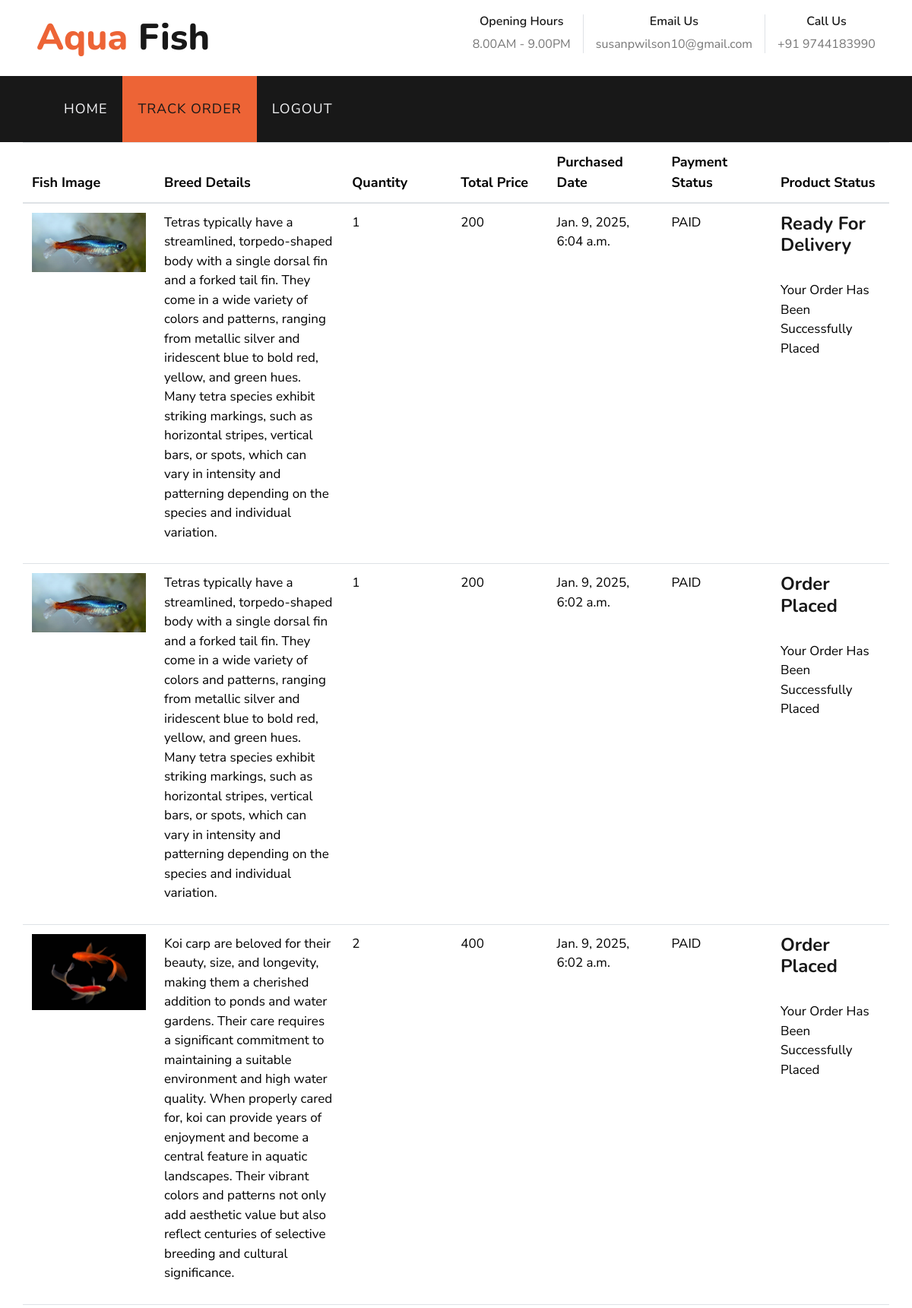
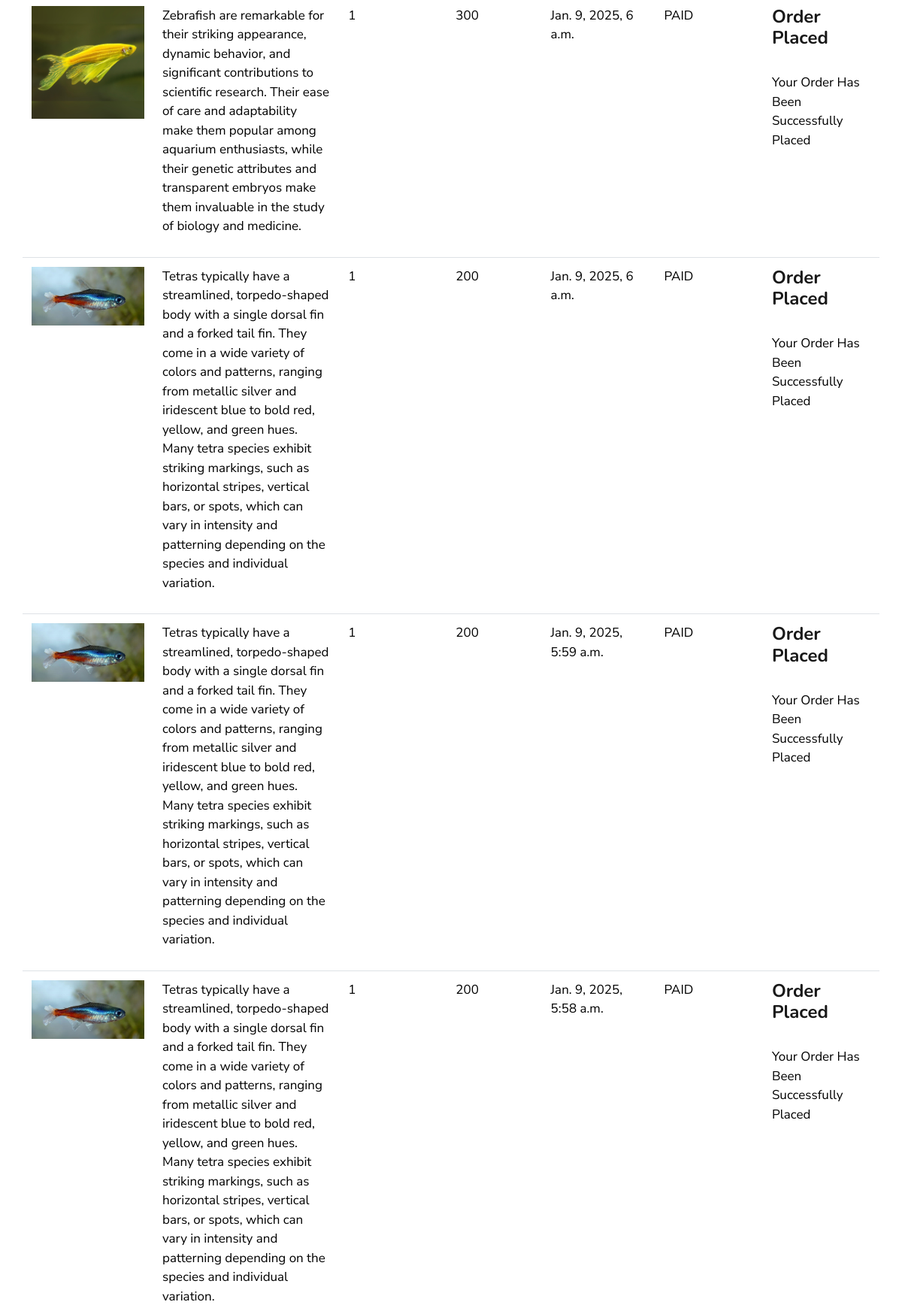
Page /user_recent_orders (signed in, upper part) on the committed database (2 pictures, top to bottom).
### myapps/models.py (models this page shows)
class deliverydetails(models.Model):
    userdetails=models.ForeignKey(register,on_delete=models.CASCADE)
    productdetails=models.ForeignKey(fish,on_delete=models.CASCADE)
    fullname=models.CharField(max_length=20)
    state=models.CharField(max_length=20)
    address=models.CharField(max_length=20)
    pincode=models.IntegerField()
    city=models.CharField(max_length=20)
    quantity = models.IntegerField(default=1)
    total_price= models.IntegerField()
    payment_status = models.CharField(max_length=20, null=True,default='PAID')
    purchase_date = models.DateTimeField(auto_now=True, null=True)
    product_status = models.CharField(max_length=50, null=True, default='Order Placed')
    instruction = models.CharField(max_length=50, null=True, default='Your Order Has Been Successfully Placed')

class fish(models.Model):
    fishname=models.CharField(max_length=20)
    fprice=models.IntegerField()
    fstock=models.IntegerField(default=1)
    fimage=models.FileField()
    description=models.CharField(max_length=100)
    category=models.CharField(max_length=20)

### myapps/views.py (the view)
# urls.py: path('user_recent_orders', views.userrecentorders, name='user_recent_orders'),
def userrecentorders(re):
    if 'user' in re.session:
        user = register.objects.get(username=re.session['user'])
        order = deliverydetails.objects.filter(userdetails=user,payment_status ='PAID').order_by('-purchase_date')
        print(order)
        return render(re, 'recentorder.html',{'data':order})
    return redirect(login)

### template/recentorder.html (shortened to what this page needs)
<!DOCTYPE html>
<html lang="en">
<head>
    {% load static %}
    <link href="https://cdn.jsdelivr.net/npm/bootstrap-icons/font/bootstrap-icons.css" rel="stylesheet">
    <link href="https://cdn.jsdelivr.net/npm/bootstrap@5.3.2/dist/css/bootstrap.min.css" rel="stylesheet">
    <link href="https://cdnjs.cloudflare.com/ajax/libs/font-awesome/5.10.0/css/all.min.css" rel="stylesheet">
    <link href="{% static 'lib/flaticon/font/flaticon.css' %}" rel="stylesheet">
    <link href="{% static 'lib/owlcarousel/assets/owl.carousel.min.css' %}" rel="stylesheet">
    <link href="{% static 'lib/tempusdominus/css/tempusdominus-bootstrap-4.min.css' %}" rel="stylesheet" />
    <link href="{% static 'css/halo.css' %}" rel="stylesheet">
</head>
<body>
        <div class="row py-3 px-lg-5">
            <div class="col-lg-4">
                <a href="" class="navbar-brand d-none d-lg-block">
                    <h1 class="m-0 display-5 text-capitalize"><span class="text-primary">Aqua </span>Fish</h1>
                </a>
            </div>
            <div class="col-lg-8 text-center text-lg-right">
                <div class="d-inline-flex align-items-center">
                    <div class="d-inline-flex flex-column text-center pr-3 border-right">
                        <h6>Opening Hours</h6>
                        <p class="m-0">8.00AM - 9.00PM</p>
                    </div>
                    <div class="d-inline-flex flex-column text-center px-3 border-right">
                        <h6>Email Us</h6>
                        <p class="m-0">susanpwilson10@gmail.com</p>
                    </div>
                    <div class="d-inline-flex flex-column text-center pl-3">
                        <h6>Call Us</h6>
                        <p class="m-0">+91 9744183990</p>
                    </div>
                </div>
            </div>
        </div>
    <div class="container-fluid p-0">
        <nav class="navbar navbar-expand-lg bg-dark navbar-dark py-3 py-lg-0 px-lg-5">
            <div class="collapse navbar-collapse justify-content-between px-3" id="navbarCollapse">
                <div class="navbar-nav mr-auto py-0">
                    <a href="userhome" class="nav-item nav-link">HOME</a>
                     <a href=""class="nav-item nav-link active ">TRACK ORDER</a>
                     <a href="logout" class="nav-item nav-link">LOGOUT</a>
                </div>
            </div>
        </nav>
    </div>
                                            <div class="section">
                                                <div class="container">
                                                    <div class="row">
                                    {% if data %}
                                                            <table class="table">
                                        <thead style="font-size: 18px;color:red;">
                                        <tr>
                                            <th>Fish Image</th>
                                            <th>Breed Details</th>
                                            <th>Quantity</th>
                                            <th>Total Price</th>
                                            <th>Purchased Date</th>
                                            <th>Payment Status</th>
                                            <th>Product Status</th>
                                        </tr>
                                        </thead>
                                        <tbody>
                                        {% for i in data %}
                                        <tr>
                                            <td><img src="{{i.productdetails.fimage.url}}" style="width:150px;"></td>
                                            <td style="width:400px;"><p style="font-size:17px;">{{i.productdetails.description}}</p></td>
                                            <td style="width:200px;"><p style="font-size:17px;">{{i.quantity}}</p></td>
                                            <td style="width:200px;"><p style="font-size:17px;">{{i.total_price}}</p></td>
                                            <td style="width:200px;"><p style="font-size:17px;">{{i.purchase_date}}</p></td>
                                            <td style="width:200px;"><p style="font-size:17px;">{{i.payment_status}}</p></td>
                                            <td style="width:200px;"><h4>{{i.product_status}}</h4><br><p style="font-size:17px;">{{i.instruction}}</p></td>
                                        </tr>
                                        {% endfor %}
                                        </tbody>
                                    </table>
                                                        {% else %}
                                                        <center>
                                                            <h2>NO ORDERS</h2>
                                                            <p>Please purchase items</p>
                                                        </center>
                                                        {% endif %}
                                                    </div>
                                                </div>
                                            </div>
</body>
</html>

### rows in the picture
deliverydetails: productdetails.fimage (picture), productdetails.description "Tetras typically have a streamlined, torpedo-shaped body with a single dorsal fin and a forked tail fin. They come in a wide variety of colors and patterns, ranging from metallic silver and iridescent blue to bold red, yellow, and green hues. Many tetra species exhibit striking markings, such as horizontal stripes, vertical bars, or spots, which can vary in intensity and patterning depending on the species and individual variation.", quantity "1", total_price "200", purchase_date "Jan. 9, 2025, 6:04 a.m.", payment_status "PAID", product_status "Ready For Delivery", instruction "Your Order Has Been Successfully Placed"
deliverydetails: productdetails.fimage (picture), productdetails.description "Tetras typically have a streamlined, torpedo-shaped body with a single dorsal fin and a forked tail fin. They come in a wide variety of colors and patterns, ranging from metallic silver and iridescent blue to bold red, yellow, and green hues. Many tetra species exhibit striking markings, such as horizontal stripes, vertical bars, or spots, which can vary in intensity and patterning depending on the species and individual variation.", quantity "1", total_price "200", purchase_date "Jan. 9, 2025, 6:02 a.m.", payment_status "PAID", product_status "Order Placed", instruction "Your Order Has Been Successfully Placed"
deliverydetails: productdetails.fimage (picture), productdetails.description "Koi carp are beloved for their beauty, size, and longevity, making them a cherished addition to ponds and water gardens. Their care requires a significant commitment to maintaining a suitable environment and high water quality. When properly cared for, koi can provide years of enjoyment and become a central feature in aquatic landscapes. Their vibrant colors and patterns not only add aesthetic value but also reflect centuries of selective breeding and cultural significance.", quantity "2", total_price "400", purchase_date "Jan. 9, 2025, 6:02 a.m.", payment_status "PAID", product_status "Order Placed", instruction "Your Order Has Been Successfully Placed"
deliverydetails: productdetails.fimage (picture), productdetails.description "Zebrafish are remarkable for their striking appearance, dynamic behavior, and significant contributions to scientific research. Their ease of care and adaptability make them popular among aquarium enthusiasts, while their genetic attributes and transparent embryos make them invaluable in the study of biology and medicine.", quantity "1", total_price "300", purchase_date "Jan. 9, 2025, 6 a.m.", payment_status "PAID", product_status "Order Placed", instruction "Your Order Has Been Successfully Placed"
deliverydetails: productdetails.fimage (picture), productdetails.description "Tetras typically have a streamlined, torpedo-shaped body with a single dorsal fin and a forked tail fin. They come in a wide variety of colors and patterns, ranging from metallic silver and iridescent blue to bold red, yellow, and green hues. Many tetra species exhibit striking markings, such as horizontal stripes, vertical bars, or spots, which can vary in intensity and patterning depending on the species and individual variation.", quantity "1", total_price "200", purchase_date "Jan. 9, 2025, 6 a.m.", payment_status "PAID", product_status "Order Placed", instruction "Your Order Has Been Successfully Placed"
deliverydetails: productdetails.fimage (picture), productdetails.description "Tetras typically have a streamlined, torpedo-shaped body with a single dorsal fin and a forked tail fin. They come in a wide variety of colors and patterns, ranging from metallic silver and iridescent blue to bold red, yellow, and green hues. Many tetra species exhibit striking markings, such as horizontal stripes, vertical bars, or spots, which can vary in intensity and patterning depending on the species and individual variation.", quantity "1", total_price "200", purchase_date "Jan. 9, 2025, 5:59 a.m.", payment_status "PAID", product_status "Order Placed", instruction "Your Order Has Been Successfully Placed"
deliverydetails: productdetails.fimage (picture), productdetails.description "Tetras typically have a streamlined, torpedo-shaped body with a single dorsal fin and a forked tail fin. They come in a wide variety of colors and patterns, ranging from metallic silver and iridescent blue to bold red, yellow, and green hues. Many tetra species exhibit striking markings, such as horizontal stripes, vertical bars, or spots, which can vary in intensity and patterning depending on the species and individual variation.", quantity "1", total_price "200", purchase_date "Jan. 9, 2025, 5:58 a.m.", payment_status "PAID", product_status "Order Placed", instruction "Your Order Has Been Successfully Placed"
